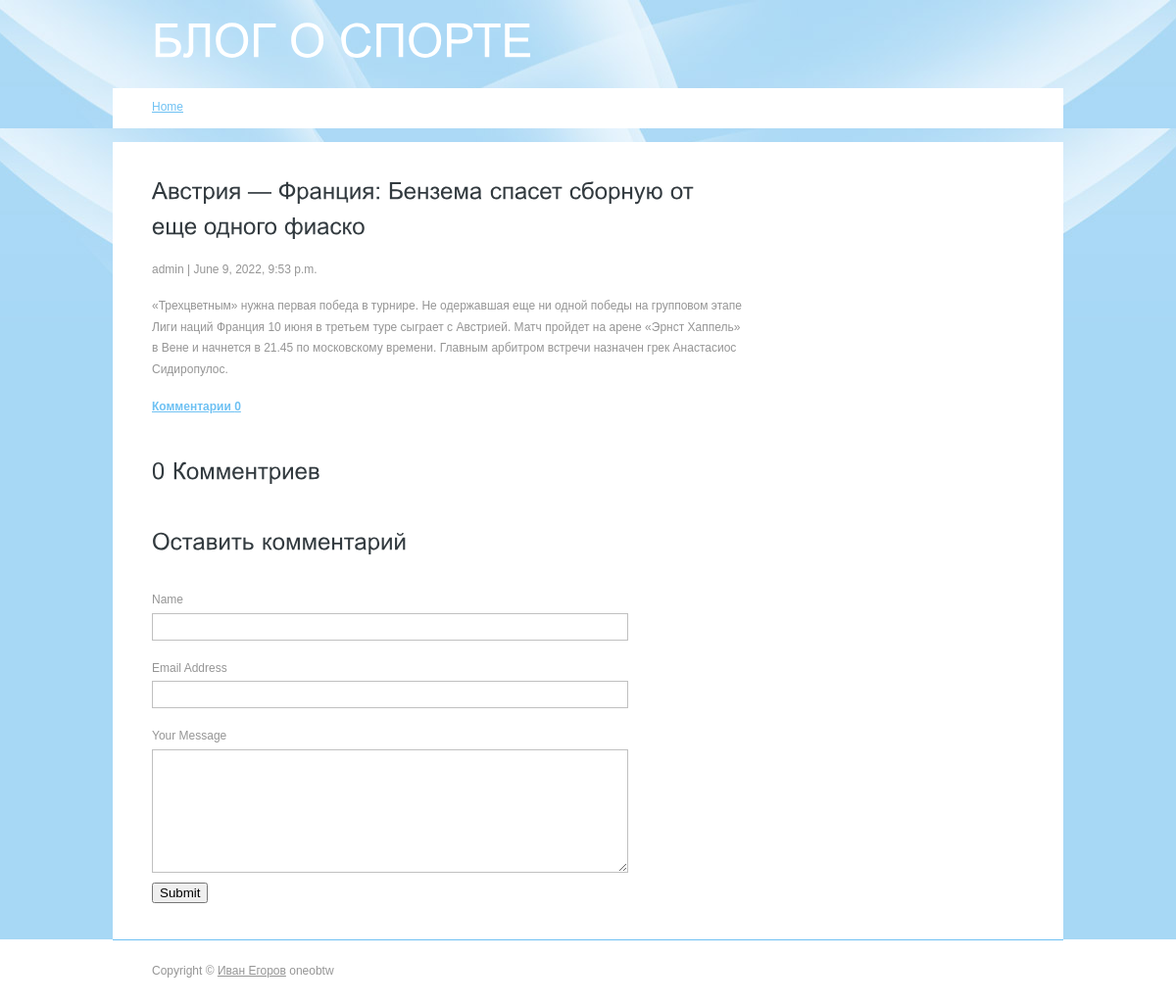
Screenshot of /avstriya-franciya-benzema-spaset-sbornuyu-ot-eshe-odnogo-fiasko/ with the database file from the repository.
### blog/models.py (models this page shows, shortened)
class Post(models.Model):
    title = models.CharField(max_length=200, unique=True)
    slug = models.SlugField(max_length=200, unique=True)
    author = models.ForeignKey(User, on_delete=models.CASCADE, related_name='blog_posts')
    updated_on = models.DateTimeField(auto_now=True)
    content = models.TextField()
    created_on = models.DateTimeField(auto_now_add=True)
    status = models.IntegerField(choices=STATUS, default=0)
    class Meta:
        ordering = ['-created_on']

### blog/views.py (the view)
# urls.py: path('<slug:slug>/', views.post_detail, name='post_detail')
def post_detail(request, slug):
    template_name = 'blog.html'
    post = get_object_or_404(Post, slug=slug)
    comments = post.comments.filter(active=True)
    new_comment = None
    if request.method == 'POST':
        comment_form = CommentForm(data=request.POST)
        if comment_form.is_valid():
            new_comment = comment_form.save(commit=False)
            new_comment.post = post
            new_comment.save()
    else:
        comment_form = CommentForm()
    return render(request, template_name, {'post': post,
                                           'comments': comments,
                                           'new_comment': new_comment,
                                           'comment_form': comment_form})

### blog/forms.py
class CommentForm(forms.ModelForm):
    class Meta:
        model = Comment
        fields = ('name', 'email', 'body')

### blog/templates/blog.html (shortened to what this page needs)
{% extends 'base.html' %}
{% load static %}
{% block content %}
<div class="main">
    <div class="content">
        <div class="content_resize">
            <div class="mainbar">
                <div class="article">
                    <h2>{{post.title}}</h2>
                    <p>{{ post.author }} | {{ post.created_on }}</p>
                    <p>{{post.content}}</p>
                    <p><a href="#"><strong>Комментарии {{post.comments.count}}</strong></a></p>
                </div>
                <div class="article">
                    <h2><span>{{post.comments.count}}</span> Комментриев</h2>
                </div>
                <div class="article">
                    <h2>Оставить комментарий</h2>
                    <form method="post">
                        <ol>
                            <li>
                                <label for="name">Name</label>
                                <input id="name" name="name" class="text" />
                            </li>
                            <li>
                                <label for="email">Email Address</label>
                                <input id="email" name="email" class="text" />
                            </li>
                            <li>
                                <label for="body">Your Message</label>
                                <textarea id="body" name="body" rows="8" cols="50"></textarea>
                            </li>
                            <li>
                                <button type="submit">Submit</button>
                            </li>
                        </ol>
                    </form>
                </div>
            </div>
        </div>
    </div>
</div>
{% endblock %}

### blog/static/freewebdesign/style.css (style rules this page uses)
body { margin:0; padding:0; width:100%; color:#959595; font:normal 12px/1.8em Arial, Helvetica, sans-serif; }
html, .main { padding:0; margin:0; }
.main { background:#a7d8f5 url('/static/freewebdesign/images/header_bg.jpg') no-repeat center top; }
h2 { font:normal 24px/1.5em Arial, Helvetica, sans-serif; padding:8px 0; margin:0 0 8px; color:#323a3f; }
p { margin:8px 0; padding:0 0 8px 0; font:normal 12px/1.8em Arial, Helvetica, sans-serif; }
a { color:#6ec1f3; text-decoration:underline; }
.header, .content, .menu_nav, .fbg, .footer, form, ol, ol li, ul, .content .mainbar, .content .sidebar { margin:0; padding:0; }
.content { padding-top:14px; }
.content_resize { margin:0 auto; padding:16px 0 24px; width:970px; background-color:#fff; }
.content .mainbar { margin:0; padding:0; float:left; width:670px; }
.content .mainbar .article { margin:0 0 12px; padding:8px 24px 0 40px; }
ol { list-style:none; }
ol li { display:block; clear:both; }
ol li label { display:block; margin:0; padding:16px 0 0 0; }
ol li input.text { width:480px; border:1px solid #c0c0c0; margin:2px 0; padding:5px 2px; height:16px; background-color:#fff; }
ol li textarea { width:480px; border:1px solid #c0c0c0; margin:2px 0; padding:2px; background-color:#fff; }

### rows the page displays
Post: author "admin", created_on "June 9, 2022, 9:53 p.m.", content "«Трехцветным» нужна первая победа в турнире. Не одержавшая еще ни одной победы на групповом этапе Лиги наций Франция 10 июня в третьем туре сыграет с Австрией. Матч пройдет на арене «Эрнст Хаппель» в Вене и начнется в 21.45 по московскому времени. Главным арбитром встречи назначен грек Анастасиос Сидиропулос.", comments.count "0"
